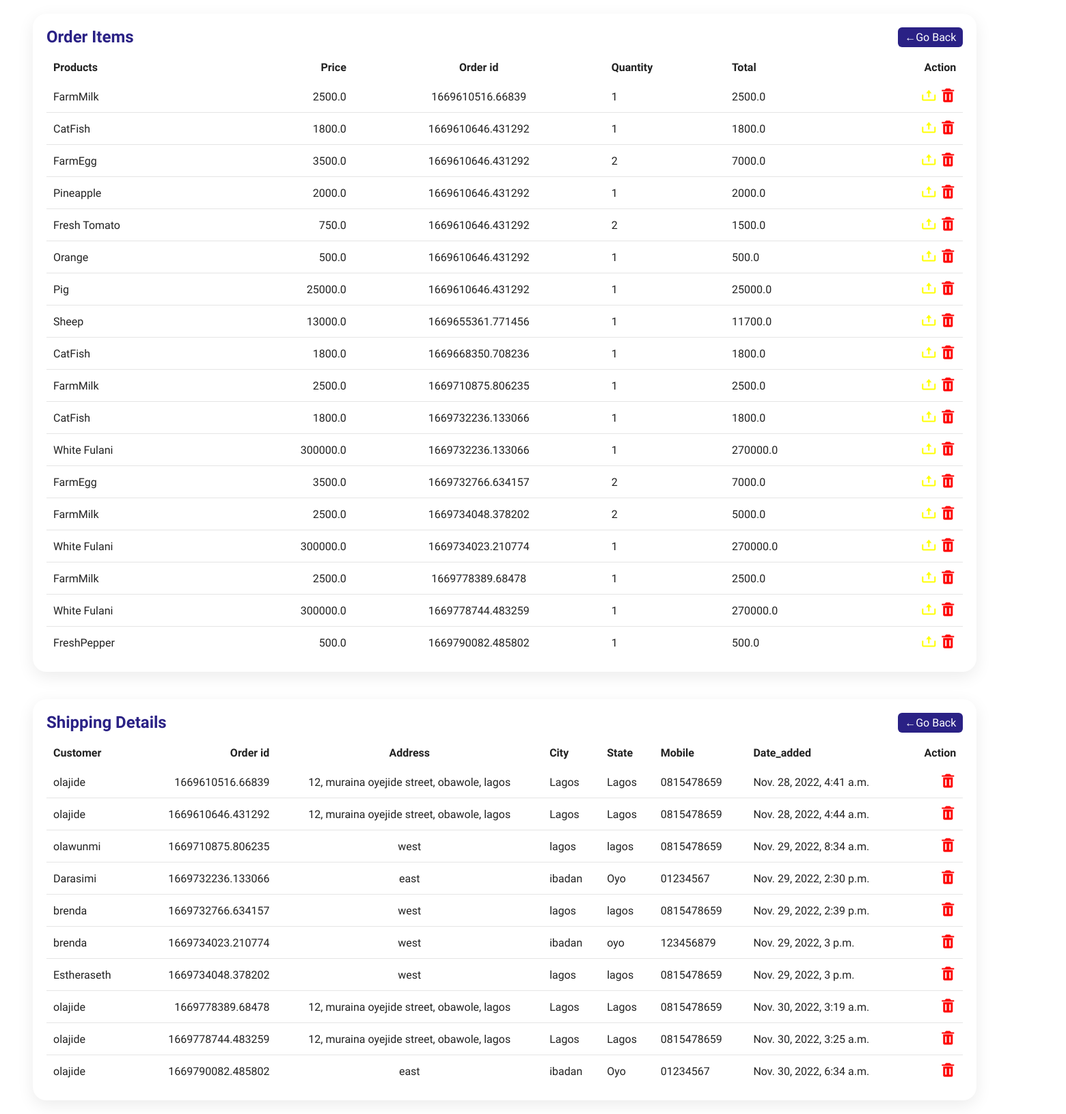
Page /Order/ on the committed database.
### ecommerce/models.py (models this page shows, shortened)
class OrderItem(models.Model):
    product     = models.ForeignKey(Product, on_delete=models.SET_NULL, blank=True, null=True)
    order       = models.ForeignKey(Order, on_delete=models.SET_NULL, blank=True, null=True)
    quantity    = models.IntegerField(default=0, null=True, blank=True)
    date_added  = models.DateTimeField(auto_now_add=True)
    @property
    def get_total(self):
        if self.product.discount:
            total = self.product.get_discount_price * self.quantity
            return total
        else:
            total = self.product.price * self.quantity
            return total
    @property
    def get_price(self):
        price = self.product.price
        return price

class Product(models.Model):
    name        = models.CharField(max_length=200, null=True)
    price       = models.FloatField()
    image       = models.ImageField(upload_to = "media/")
    available   = models.CharField(max_length=200, null=False)
    discount    = models.BooleanField(default=False)
    def __str__(self):
        return self.name
    @property
    def get_discount_price(self):
        if self.discount:
            discount_price = (90/100) * self.price
            return discount_price
        else:
            return self.price

class Order(models.Model):
    customer        = models.ForeignKey(User, on_delete=models.SET_NULL, blank=True, null=True )
    date_ordered    = models.DateTimeField(auto_now_add=True)
    completed       = models.BooleanField(default=False, null=True, blank=False)
    transaction_id  = models.CharField(max_length=200, null=True)
    def __str__(self):
        return f'{self.transaction_id}'

class ShippingAddress(models.Model):
    customer        = models.ForeignKey(User,on_delete=models.SET_NULL, blank=True, null=True )
    order           = models.ForeignKey(Order,on_delete=models.SET_NULL, blank=True, null=True )
    address         = models.CharField(max_length=200, null=True)
    city            = models.CharField(max_length=200, null=True)
    state           = models.CharField(max_length=200, null=True)
    zipcode         = models.CharField(max_length=200, null=True)
    mobile          = models.CharField(max_length=200, null=True)
    date_added      = models.DateTimeField(auto_now_add=True)

### ecommerce/views.py (the view)
# urls.py: path('Order/', views.ordertable, name='order-table'),
def ordertable(request):
    order = OrderItem.objects.all()
    shipping = ShippingAddress.objects.all()
    context = {
        'orders':order,
        'shippings':shipping
    }
    return render(request, 'store/order_table.html', context)

### template/store/order_table.html (shortened to what this page needs)
{% load static %}
<!DOCTYPE html>
<html lang="en">
<head>
    <link rel="stylesheet" href="{% static 'css/style2.css' %}">
    <link href='https://unpkg.com/boxicons@2.1.4/css/boxicons.min.css' rel='stylesheet'>
</head>
<body>
        <div class="main">
            <div class="details">
                <div class="recentOrders">
                    <div class="cardHeader">
                        <h2>Order Items</h2>
                        <a href="{% url 'store' %}" class="btn">&larr;Go Back</a>
                    </div>
                    <table>
                        <thead>
                            <tr>
                                <td>Products</td>
                                <td>Price</td>
                                <td>Order id</td>
                                <td>Quantity</td>
                                <td>Total</td>
                                <td>Action</td>
                            </tr>
                        </thead>
                        <tbody>
                            {% for order in orders %}
                            <tr>
                                <td>{{order.product}}</td>
                                <td>{{order.get_price}}</td>
                                <td>{{order.order}}</td>
                                <td>{{order.quantity}}</td>
                                <td>{{order.get_total}}</td>
                                <td><a href="" ><i style="color:yellow; font-size:24px;"class='bx bx-upload'></i></a>
                                <a href="{% url 'delete_OrderItem' order.id %}" ><i style="color:red; font-size:24px;"class='bx bxs-trash'></i></a></td>
                            </tr>
                            {% empty %}
                            <h3> No Order added yet <h3>
                            {% endfor %}
                        </tbody>
                    </table>
                </div>
            </div>
            <div class="details">
                <div class="recentOrders">
                    <div class="cardHeader">
                        <h2>Shipping Details</h2>
                        <a href="{% url 'store' %}" class="btn">&larr;Go Back</a>
                    </div>
                    <table>
                        <thead>
                            <tr>
                                <td>Customer</td>
                                <td>Order id</td>
                                <td>Address</td>
                                <td>City</td>
                                <td>State</td>
                                <td>Mobile</td>
                                <td>Date_added</td>
                                <td>Action</td>
                            </tr>
                        </thead>
                        <tbody>
                            {% for details in shippings %}
                            <tr>
                                <td>{{details.customer}}</td>
                                <td>{{details.order}}</td>
                                <td>{{details.address}}</td>
                                <td>{{details.city}}</td>
                                <td>{{details.state}}</td>
                                <td>{{details.mobile}}</td>
                                <td>{{details.date_added}}</td>
                                <td><a href="{% url 'delete_shippingDetails' details.id %}" ><i style="color:red; font-size:24px;"class='bx bxs-trash'></i></a></td>
                            </tr>
                            {% empty %}
                            <h3> No Shipping Details added yet <h3>
                            {% endfor %}
                        </tbody>
                    </table>
                </div>
            </div>
        </div>
</body>
</html>

### static/css/style2.css (style rules this page uses)
* { font-family: "Ubuntu", sans-serif; margin: 0; padding: 0; box-sizing: border-box; }
:root { --blue: #2a2185; --white: #fff; --gray: #f5f5f5; --black1: #222; --black2: #999; }
.main { position: absolute; width: calc(100% - 300px); left: 300px; min-height: 100vh; background: var(--white); transition: 0.5s; }
.details { position: relative; width: 170%; padding: 20px; margin-left: -17rem; display: grid; grid-template-columns: 2fr 1fr; grid-gap: 30px; }
.details .recentOrders { position: relative; display: grid; min-height: 500px; background: var(--white); padding: 20px; box-shadow: 0 7px 25px rgba(0, 0, 0, 0.08); border-radius: 20px; }
.details .cardHeader { display: flex; justify-content: space-between; align-items: flex-start; }
.cardHeader h2 { font-weight: 600; color: var(--blue); }
.cardHeader .btn { position: relative; padding: 5px 10px; background: var(--blue); text-decoration: none; color: var(--white); border-radius: 6px; }
.details table { width: 100%; border-collapse: collapse; margin-top: 10px; }
.details table thead td { font-weight: 600; }
.details .recentOrders table tr { color: var(--black1); border-bottom: 1px solid rgba(0, 0, 0, 0.1); }
.details .recentOrders table tr:last-child { border-bottom: none; }
.details .recentOrders table tr td { padding: 10px; }
.details .recentOrders table tr td:last-child { text-align: end; }
.details .recentOrders table tr td:nth-child(2) { text-align: end; }
.details .recentOrders table tr td:nth-child(3) { text-align: center; }

### rows in the picture
OrderItem: product "FarmMilk", get_price "2500.0", order "1669610516.66839", quantity "1", get_total "2500.0"
OrderItem: product "CatFish", get_price "1800.0", order "1669610646.431292", quantity "1", get_total "1800.0"
OrderItem: product "FarmEgg", get_price "3500.0", order "1669610646.431292", quantity "2", get_total "7000.0"
OrderItem: product "Pineapple", get_price "2000.0", order "1669610646.431292", quantity "1", get_total "2000.0"
OrderItem: product "Fresh Tomato", get_price "750.0", order "1669610646.431292", quantity "2", get_total "1500.0"
OrderItem: product "Orange", get_price "500.0", order "1669610646.431292", quantity "1", get_total "500.0"
OrderItem: product "Pig", get_price "25000.0", order "1669610646.431292", quantity "1", get_total "25000.0"
OrderItem: product "Sheep", get_price "13000.0", order "1669655361.771456", quantity "1", get_total "11700.0"
OrderItem: product "CatFish", get_price "1800.0", order "1669668350.708236", quantity "1", get_total "1800.0"
OrderItem: product "FarmMilk", get_price "2500.0", order "1669710875.806235", quantity "1", get_total "2500.0"
OrderItem: product "CatFish", get_price "1800.0", order "1669732236.133066", quantity "1", get_total "1800.0"
OrderItem: product "White Fulani", get_price "300000.0", order "1669732236.133066", quantity "1", get_total "270000.0"
OrderItem: product "FarmEgg", get_price "3500.0", order "1669732766.634157", quantity "2", get_total "7000.0"
OrderItem: product "FarmMilk", get_price "2500.0", order "1669734048.378202", quantity "2", get_total "5000.0"
OrderItem: product "White Fulani", get_price "300000.0", order "1669734023.210774", quantity "1", get_total "270000.0"
OrderItem: product "FarmMilk", get_price "2500.0", order "1669778389.68478", quantity "1", get_total "2500.0"
OrderItem: product "White Fulani", get_price "300000.0", order "1669778744.483259", quantity "1", get_total "270000.0"
OrderItem: product "FreshPepper", get_price "500.0", order "1669790082.485802", quantity "1", get_total "500.0"
ShippingAddress: customer "olajide", order "1669610516.66839", address "12, muraina oyejide street, obawole, lagos", city "Lagos", state "Lagos", mobile "0815478659", date_added "Nov. 28, 2022, 4:41 a.m."
ShippingAddress: customer "olajide", order "1669610646.431292", address "12, muraina oyejide street, obawole, lagos", city "Lagos", state "Lagos", mobile "0815478659", date_added "Nov. 28, 2022, 4:44 a.m."
ShippingAddress: customer "olawunmi", order "1669710875.806235", address "west", city "lagos", state "lagos", mobile "0815478659", date_added "Nov. 29, 2022, 8:34 a.m."
ShippingAddress: customer "Darasimi", order "1669732236.133066", address "east", city "ibadan", state "Oyo", mobile "01234567", date_added "Nov. 29, 2022, 2:30 p.m."
ShippingAddress: customer "brenda", order "1669732766.634157", address "west", city "lagos", state "lagos", mobile "0815478659", date_added "Nov. 29, 2022, 2:39 p.m."
ShippingAddress: customer "brenda", order "1669734023.210774", address "west", city "ibadan", state "oyo", mobile "123456879", date_added "Nov. 29, 2022, 3 p.m."
ShippingAddress: customer "Estheraseth", order "1669734048.378202", address "west", city "lagos", state "lagos", mobile "0815478659", date_added "Nov. 29, 2022, 3 p.m."
ShippingAddress: customer "olajide", order "1669778389.68478", address "12, muraina oyejide street, obawole, lagos", city "Lagos", state "Lagos", mobile "0815478659", date_added "Nov. 30, 2022, 3:19 a.m."
ShippingAddress: customer "olajide", order "1669778744.483259", address "12, muraina oyejide street, obawole, lagos", city "Lagos", state "Lagos", mobile "0815478659", date_added "Nov. 30, 2022, 3:25 a.m."
ShippingAddress: customer "olajide", order "1669790082.485802", address "east", city "ibadan", state "Oyo", mobile "01234567", date_added "Nov. 30, 2022, 6:34 a.m."
